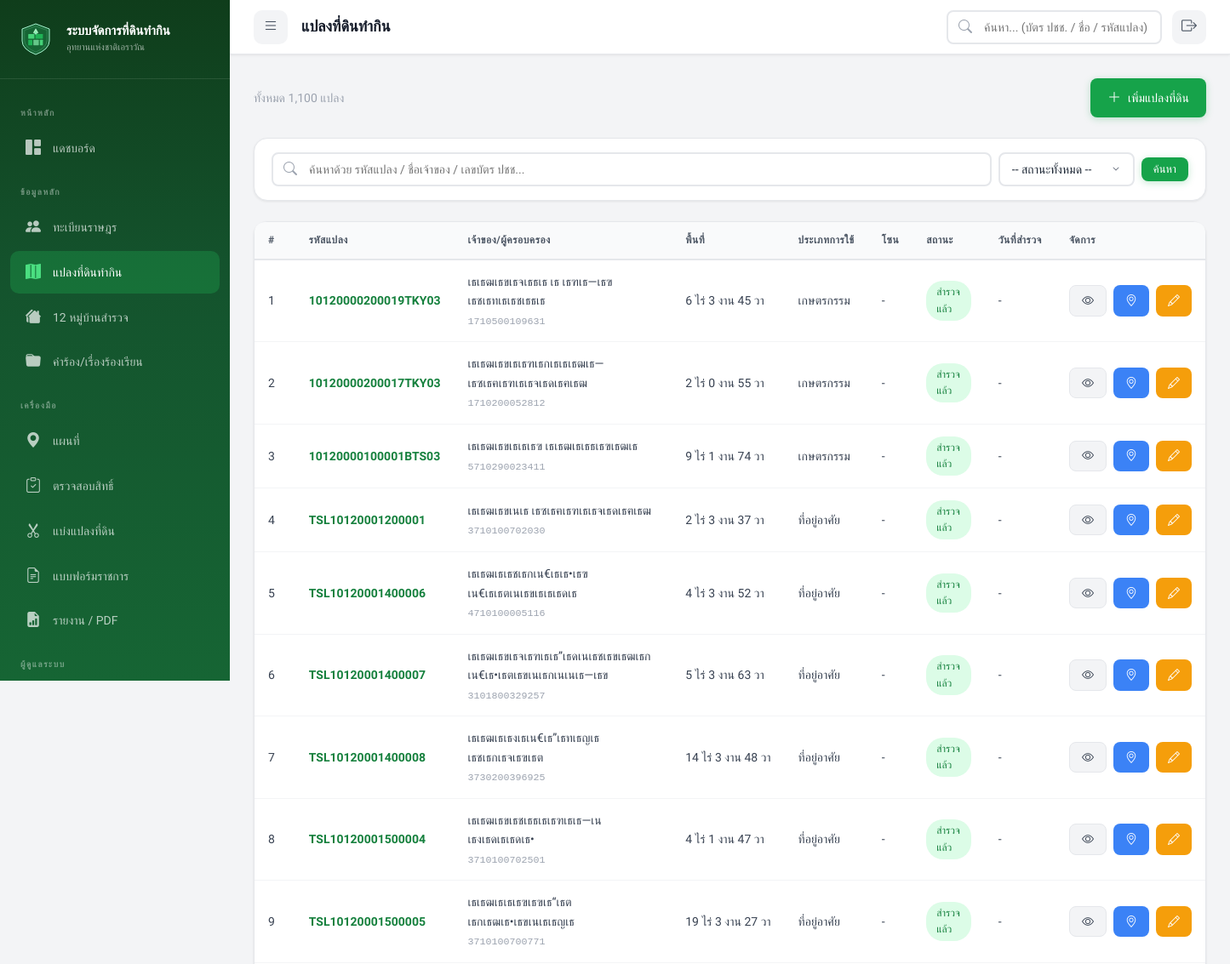
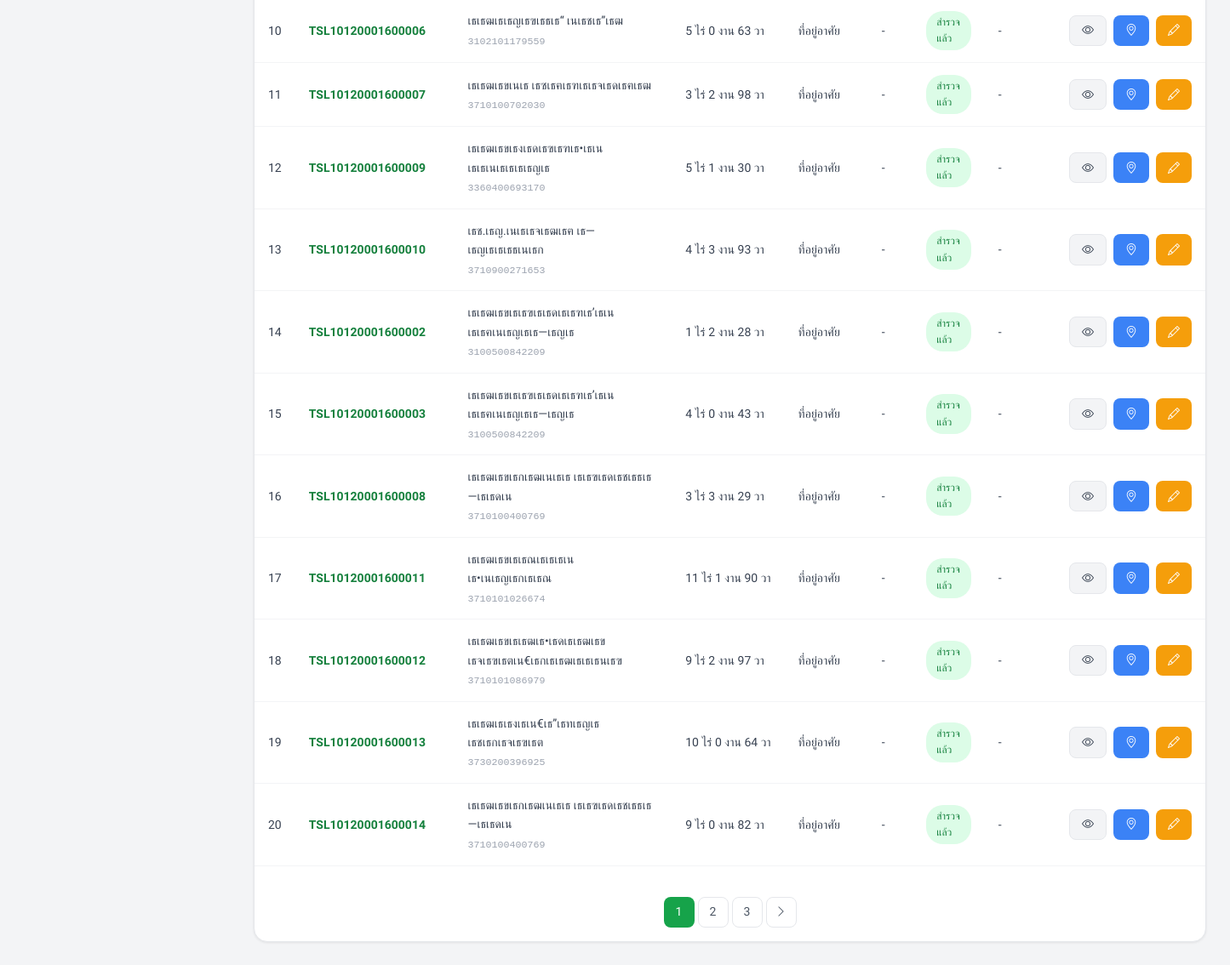
Screenshot of /index.php?page=plots (signed in) with the database file from the repository (2 pictures, top to bottom).
### tables this page shows
CREATE TABLE `land_plots` (
  `plot_id` int(11) NOT NULL AUTO_INCREMENT,
  `parent_plot_id` int(11) DEFAULT NULL,
  `allocation_type` varchar(20) DEFAULT NULL,
  `plot_code` varchar(50) NOT NULL,
  `villager_id` int(11) NOT NULL,
  `park_name` varchar(100) DEFAULT NULL,
  `zone` varchar(50) DEFAULT NULL,
  `area_rai` decimal(10,2) DEFAULT 0.00,
  `area_ngan` decimal(10,2) DEFAULT 0.00,
  `area_sqwa` decimal(10,2) DEFAULT 0.00,
  `land_use_type` enum('agriculture','residential','garden','livestock','mixed','other') DEFAULT 'agriculture',
  `crop_type` varchar(200) DEFAULT NULL,
  `latitude` decimal(10,7) DEFAULT NULL,
  `longitude` decimal(10,7) DEFAULT NULL,
  `polygon_coords` longtext DEFAULT NULL CHECK (json_valid(`polygon_coords`)),
  `occupation_since` year(4) DEFAULT NULL,
  `has_document` tinyint(1) DEFAULT 0,
  `document_type` varchar(50) DEFAULT NULL,
  `status` enum('surveyed','pending_review','temporary_permit','must_relocate','disputed') DEFAULT 'pending_review',
  `survey_date` date DEFAULT NULL,
  `surveyed_by` int(11) DEFAULT NULL,
  `plot_image_path` varchar(500) DEFAULT NULL,
  `notes` text DEFAULT NULL,
  `remark_risk` enum('not_risky','risky','risky_case','not_risky_case') DEFAULT 'not_risky',
  `watershed_class` varchar(20) DEFAULT NULL,
  `created_at` datetime DEFAULT current_timestamp(),
  `updated_at` datetime DEFAULT current_timestamp() ON UPDATE current_timestamp(),
  `code_dnp` varchar(10) DEFAULT NULL COMMENT 'เธฃเธซเธฑเธชเธเนเธฒเธญเธเธธเธฃเธฑเธเธฉเน',
  `apar_code` varchar(20) DEFAULT NULL COMMENT 'เธฃเธซเธฑเธชเนเธเธฅเธเธ—เธตเนเธเธฃเธดเธซเธฒเธฃเนเธฅเนเธง',
  `apar_no` varchar(10) DEFAULT NULL COMMENT 'เธซเธกเธฒเธขเน€เธฅเธเน€เธเธ•เนเธเธฃเธเธเธฒเธฃเธฏ',
  `num_apar` varchar(20) DEFAULT NULL COMMENT 'เธ—เธตเนเธ”เธดเธเน€เธฅเธเธ—เธตเน',
  `spar_code` varchar(20) DEFAULT NULL COMMENT 'เธฃเธซเธฑเธชเธ—เธตเนเธ”เธดเธเธชเธณเธฃเธงเธ',
  `ban_e` varchar(10) DEFAULT NULL COMMENT 'เธเธทเนเธญเธขเนเธญเธซเธกเธนเนเธเนเธฒเธเธ เธฒเธฉเธฒเธญเธฑเธเธเธคเธฉ (3 เธ•เธฑเธงเธญเธฑเธเธฉเธฃ)',
  `perimeter` decimal(10,3) DEFAULT NULL COMMENT 'เธฃเธฐเธขเธฐเธฃเธญเธเนเธเธฅเธ (เน€เธกเธ•เธฃ)',
  `ban_type` tinyint(4) DEFAULT NULL COMMENT 'เธฅเธฑเธเธฉเธ“เธฐเธซเธกเธนเนเธเนเธฒเธ (1=เนเธเน€เธเธ•, 2=เธเธญเธเน€เธเธ•เธ—เธณเธเธดเธเนเธ, 3=เธเธฒเธเน€เธเธตเนเธขเธง)',
  `num_spar` varchar(50) DEFAULT NULL COMMENT 'เน€เธฅเธเธ—เธตเนเนเธเธฅเธเธชเธณเธฃเธงเธ',
  `spar_no` varchar(10) DEFAULT NULL COMMENT 'เธฅเธณเธ”เธฑเธเธชเธณเธฃเธงเธ',
  `par_ban` varchar(50) DEFAULT NULL COMMENT 'เธเธทเนเธญเธเนเธฒเธ (เธ—เธตเนเธ•เธฑเนเธเนเธเธฅเธ)',
  `par_moo` varchar(5) DEFAULT NULL COMMENT 'เธซเธกเน (เนเธเธฅเธ)',
  `par_tam` varchar(50) DEFAULT NULL COMMENT 'เธ•เธณเธเธฅ (เนเธเธฅเธ)',
  `par_amp` varchar(50) DEFAULT NULL COMMENT 'เธญเธณเน€เธ เธญ (เนเธเธฅเธ)',
  `par_prov` varchar(50) DEFAULT NULL COMMENT 'เธเธฑเธเธซเธงเธฑเธ” (เนเธเธฅเธ)',
  `ptype` varchar(100) DEFAULT NULL COMMENT 'เธเธฃเธฐเน€เธ เธ—เธ—เธตเนเธ”เธดเธ',
  `target_fid` int(11) DEFAULT NULL COMMENT 'TARGET_FID เธญเนเธฒเธเธญเธดเธ Shapefile',
  `data_issues` text DEFAULT NULL COMMENT 'เธเธฑเธซเธฒเธเนเธญเธกเธฅเธ—เธตเนเธเธเธเธฒเธเธเธฒเธฃเธ•เธฃเธงเธเธชเธญเธ',
  PRIMARY KEY (`plot_id`),
  UNIQUE KEY `plot_code` (`plot_code`),
  KEY `surveyed_by` (`surveyed_by`),
  KEY `idx_plot_code` (`plot_code`),
  KEY `idx_villager` (`villager_id`),
  KEY `idx_status` (`status`),
  KEY `idx_coords` (`latitude`,`longitude`),
  KEY `idx_park` (`park_name`),
  KEY `idx_zone` (`zone`),
  KEY `idx_parent_plot` (`parent_plot_id`),
  CONSTRAINT `land_plots_ibfk_1` FOREIGN KEY (`villager_id`) REFERENCES `villagers` (`villager_id`) ON DELETE CASCADE,
  CONSTRAINT `land_plots_ibfk_2` FOREIGN KEY (`surveyed_by`) REFERENCES `users` (`user_id`) ON DELETE SET NULL
);

CREATE TABLE `villagers` (
  `villager_id` int(11) NOT NULL AUTO_INCREMENT,
  `id_card_number` varchar(13) NOT NULL,
  `prefix` varchar(20) DEFAULT NULL,
  `first_name` varchar(100) NOT NULL,
  `last_name` varchar(100) NOT NULL,
  `birth_date` date DEFAULT NULL,
  `phone` varchar(15) DEFAULT NULL,
  `address` text DEFAULT NULL,
  `village_no` varchar(10) DEFAULT NULL,
  `village_name` varchar(100) DEFAULT NULL,
  `sub_district` varchar(100) DEFAULT NULL,
  `district` varchar(100) DEFAULT NULL,
  `province` varchar(100) DEFAULT NULL,
  `photo_path` varchar(500) DEFAULT NULL,
  `notes` text DEFAULT NULL,
  `qualification_status` enum('pending','passed','failed') DEFAULT 'pending',
  `qual_thai_nationality` tinyint(1) DEFAULT 1,
  `qual_continuous_residence` tinyint(1) DEFAULT 1,
  `qual_no_other_land` tinyint(1) DEFAULT 1,
  `qual_no_court_order` tinyint(1) DEFAULT 1,
  `qual_no_forest_crime` tinyint(1) DEFAULT 1,
  `qual_no_revoked_rights` tinyint(1) DEFAULT 1,
  `qualification_date` date DEFAULT NULL,
  `qualification_notes` text DEFAULT NULL,
  `created_by` int(11) DEFAULT NULL,
  `created_at` datetime DEFAULT current_timestamp(),
  `updated_at` datetime DEFAULT current_timestamp() ON UPDATE current_timestamp(),
  `verification_status` enum('pending','verified') DEFAULT 'pending',
  `verified_at` datetime DEFAULT NULL,
  `verified_by` int(11) DEFAULT NULL,
  PRIMARY KEY (`villager_id`),
  UNIQUE KEY `id_card_number` (`id_card_number`),
  KEY `created_by` (`created_by`),
  KEY `idx_id_card` (`id_card_number`),
  KEY `idx_name` (`first_name`,`last_name`),
  KEY `idx_village` (`village_name`),
  CONSTRAINT `villagers_ibfk_1` FOREIGN KEY (`created_by`) REFERENCES `users` (`user_id`) ON DELETE SET NULL
);

### views/plots/list.php (the view, shortened to what this page needs)
<?php
$db = getDB();
$search = trim($_GET['search'] ?? '');
$statusFilter = $_GET['status'] ?? '';
$page_num = max(1, (int) ($_GET['p'] ?? 1));
$offset = ($page_num - 1) * ITEMS_PER_PAGE;
$where = [];
$params = [];
$whereClause = !empty($where) ? 'WHERE ' . implode(' AND ', $where) : '';
$countStmt = $db->prepare("SELECT COUNT(*) FROM land_plots lp JOIN villagers v ON lp.villager_id = v.villager_id $whereClause");
$countStmt->execute($params);
$totalItems = $countStmt->fetchColumn();
$totalPages = max(1, ceil($totalItems / ITEMS_PER_PAGE));
$sql = "SELECT lp.*, v.first_name, v.last_name, v.prefix, v.id_card_number,
               u.full_name as surveyor_name
        FROM land_plots lp
        JOIN villagers v ON lp.villager_id = v.villager_id
        LEFT JOIN users u ON lp.surveyed_by = u.user_id
        $whereClause
        ORDER BY lp.created_at DESC
        LIMIT " . ITEMS_PER_PAGE . " OFFSET $offset";
$stmt = $db->prepare($sql);
$stmt->execute($params);
$plots = $stmt->fetchAll();
?>
<div class="d-flex justify-between align-center mb-3">
    <p class="text-muted">ทั้งหมด
        <?= number_format($totalItems) ?> แปลง
    </p>
    <div class="d-flex gap-1">
        <?php if ($_SESSION['role'] !== ROLE_VIEWER): ?>
            <a href="index.php?page=plots&action=create" class="btn btn-primary">
                <i class="bi bi-plus-lg"></i> เพิ่มแปลงที่ดิน
            </a>
        <?php endif; ?>
    </div>
</div>
<div class="card mb-3">
    <div class="card-body" style="padding: 16px 20px;">
        <form method="GET" class="d-flex gap-1 align-center" style="flex-wrap:wrap;">
            <div class="search-bar" style="flex:1; min-width:250px; max-width:100%;">
                <i class="bi bi-search"></i>
                <input type="text" name="search" value="<?= htmlspecialchars($search) ?>" data-live-search="true"
                    placeholder="ค้นหาด้วย รหัสแปลง / ชื่อเจ้าของ / เลขบัตร ปชช...">
            </div>
            <select name="status" class="form-control" style="width:auto; min-width:160px;">
                <option value="">-- สถานะทั้งหมด --</option>
            </select>
            <button type="submit" class="btn btn-primary btn-sm">ค้นหา</button>
        </form>
    </div>
</div>
<div class="card">
    <div class="card-body" style="padding:0;">
        <?php if (empty($plots)): ?>
            <div class="empty-state">
                <i class="bi bi-map"></i>
                <h4>ไม่พบข้อมูลแปลงที่ดิน</h4>
                <p>
                    <?= $search ? 'ลองค้นหาด้วยคำอื่น' : 'เริ่มต้นโดยเพิ่มข้อมูลแปลงที่ดินแปลงแรก' ?>
                </p>
            </div>
        <?php else: ?>
            <div class="table-container">
                <table>
                    <thead>
                        <tr>
                            <th>#</th>
                            <th>รหัสแปลง</th>
                            <th>เจ้าของ/ผู้ครอบครอง</th>
                            <th>พื้นที่</th>
                            <th>ประเภทการใช้</th>
                            <th>โซน</th>
                            <th>สถานะ</th>
                            <th>วันที่สำรวจ</th>
                            <th>จัดการ</th>
                        </tr>
                    </thead>
                    <tbody>
                        <?php foreach ($plots as $i => $p): ?>
                            <tr>
                                <td>
                                    <?= $offset + $i + 1 ?>
                                </td>
                                <td><strong style="color:var(--primary-700);">
                                        <?= htmlspecialchars($p['plot_code']) ?>
                                    </strong></td>
                                <td>
                                    <?= htmlspecialchars(($p['prefix'] ?? '') . $p['first_name'] . ' ' . $p['last_name']) ?>
                                    <br><small class="text-muted" style="font-family:monospace;">
                                        <?= $p['id_card_number'] ?>
                                    </small>
                                </td>
                                <td style="white-space:nowrap;">
                                    <?= number_format($p['area_rai']) ?> ไร่
                                    <?= number_format($p['area_ngan']) ?> งาน
                                    <?= number_format($p['area_sqwa']) ?> วา
                                </td>
                                <td>
                                    <?= LAND_USE_LABELS[$p['land_use_type']] ?? $p['land_use_type'] ?>
                                </td>
                                <td>
                                    <?= htmlspecialchars($p['zone'] ?? '-') ?>
                                </td>
                                <td>
                                    <?php
                                    $statusBadge = match ($p['status']) {
                                        'surveyed' => 'badge-success',
                                        'pending_review' => 'badge-warning',
                                        'temporary_permit' => 'badge-info',
                                        'must_relocate' => 'badge-danger',
                                        'disputed' => 'badge-orange',
                                        default => 'badge-gray',
                                    };
                                    ?>
                                    <span class="badge <?= $statusBadge ?>">
                                        <?= PLOT_STATUS_LABELS[$p['status']] ?? $p['status'] ?>
                                    </span>
                                </td>
                                <td style="white-space:nowrap;">
                                    <?= $p['survey_date'] ? date('d/m/Y', strtotime($p['survey_date'])) : '-' ?>
                                </td>
                                <td>
                                    <div class="d-flex gap-1">
                                        <a href="index.php?page=plots&action=view&id=<?= $p['plot_id'] ?>"
                                            class="btn btn-secondary btn-sm" title="ดู">
                                            <i class="bi bi-eye"></i>
                                        </a>
                                        <?php if ($p['latitude'] && $p['longitude']): ?>
                                            <a href="index.php?page=map&lat=<?= $p['latitude'] ?>&lng=<?= $p['longitude'] ?>&plot=<?= $p['plot_id'] ?>"
                                                class="btn btn-info btn-sm" title="ดูแผนที่">
                                                <i class="bi bi-geo-alt"></i>
                                            </a>
                                        <?php endif; ?>
                                        <?php if ($_SESSION['role'] !== ROLE_VIEWER): ?>
                                            <a href="index.php?page=plots&action=edit&id=<?= $p['plot_id'] ?>"
                                                class="btn btn-warning btn-sm" title="แก้ไข">
                                                <i class="bi bi-pencil"></i>
                                            </a>
                                        <?php endif; ?>
                                    </div>
                                </td>
                            </tr>
                        <?php endforeach; ?>
                    </tbody>
                </table>
            </div>
            <?php if ($totalPages > 1): ?>
                <div class="card-footer">
                    <div class="pagination">
                        <?php for ($pg = max(1, $page_num - 2); $pg <= min($totalPages, $page_num + 2); $pg++): ?>
                            <?php if ($pg == $page_num): ?>
                                <span class="active">
                                    <?= $pg ?>
                                </span>
                            <?php else: ?>
                                <a
                                    href="index.php?page=plots&p=<?= $pg ?>&search=<?= urlencode($search) ?>&status=<?= urlencode($statusFilter) ?>">
                                    <?= $pg ?>
                                </a>
                            <?php endif; ?>
                        <?php endfor; ?>
                        <?php if ($page_num < $totalPages): ?>
                            <a
                                href="index.php?page=plots&p=<?= $page_num + 1 ?>&search=<?= urlencode($search) ?>&status=<?= urlencode($statusFilter) ?>">
                                <i class="bi bi-chevron-right"></i>
                            </a>
                        <?php endif; ?>
                    </div>
                </div>
            <?php endif; ?>
        <?php endif; ?>
    </div>
</div>

### rows the page displays
land_plots: i "1", plot_code "10120000200019TKY03", villager.last_name "เธเธฒเธขเธจเธธเธ เธ เธฑเธ—เธฃ เธชเธทเธเธชเธธเธ", villager.id_card_number "1710500109631", area_rai "6", area_ngan "3", area_sqwa "45", land_use_type "เกษตรกรรม", zone "-", status "สำรวจแล้ว"
land_plots: i "2", plot_code "10120000200017TKY03", villager.last_name "เธเธฒเธขเธเธฑเธกเธเธเธฒเธ— เธซเธฅเธฑเธเธจเธดเธฅเธฒ", villager.id_card_number "1710200052812", area_rai "2", area_ngan "0", area_sqwa "55", land_use_type "เกษตรกรรม", zone "-", status "สำรวจแล้ว"
land_plots: i "3", plot_code "10120000100001BTS03", villager.last_name "เธเธฒเธขเธเธเธฃ เธเธฒเธเธธเธฃเธฒเธ", villager.id_card_number "5710290023411", area_rai "9", area_ngan "1", area_sqwa "74", land_use_type "เกษตรกรรม", zone "-", status "สำรวจแล้ว"
land_plots: i "4", plot_code "TSL10120001200001", villager.last_name "เธเธฒเธขเนเธ เธซเธฅเธฑเธเธจเธดเธฅเธฒ", villager.id_card_number "3710100702030", area_rai "2", area_ngan "3", area_sqwa "37", land_use_type "ที่อยู่อาศัย", zone "-", status "สำรวจแล้ว"
land_plots: i "5", plot_code "TSL10120001400006", villager.last_name "เธเธฒเธเธชเธกเน€เธเธ•เธฃ เน€เธเธตเนเธขเธเธเธดเธ", villager.id_card_number "4710100005116", area_rai "4", area_ngan "3", area_sqwa "52", land_use_type "ที่อยู่อาศัย", zone "-", status "สำรวจแล้ว"
land_plots: i "6", plot_code "TSL10120001400007", villager.last_name "เธเธฒเธขเธจเธฑเธเธ”เธดเนเธชเธขเธฒเธก เน€เธ•เธตเธขเนเธกเนเนเธ—เธข", villager.id_card_number "3101800329257", area_rai "5", area_ngan "3", area_sqwa "63", land_use_type "ที่อยู่อาศัย", zone "-", status "สำรวจแล้ว"
land_plots: i "7", plot_code "TSL10120001400008", villager.last_name "เธเธฒเธเธงเธเน€เธ”เธทเธญเธ เธชเธกเธจเธฃเธต", villager.id_card_number "3730200396925", area_rai "14", area_ngan "3", area_sqwa "48", land_use_type "ที่อยู่อาศัย", zone "-", status "สำรวจแล้ว"
land_plots: i "8", plot_code "TSL10120001500004", villager.last_name "เธเธฒเธขเธชเธธเธเธฑเธเธ—เน เธงเธดเธเธดเธ•", villager.id_card_number "3710100702501", area_rai "4", area_ngan "1", area_sqwa "47", land_use_type "ที่อยู่อาศัย", zone "-", status "สำรวจแล้ว"
land_plots: i "9", plot_code "TSL10120001500005", villager.last_name "เธเธฒเธเธเธฃเธฃเธ“เธต เธกเธฒเธ•เธขเนเธเธญเธ", villager.id_card_number "3710100700771", area_rai "19", area_ngan "3", area_sqwa "27", land_use_type "ที่อยู่อาศัย", zone "-", status "สำรวจแล้ว"
land_plots: i "10", plot_code "TSL10120001600006", villager.last_name "เธเธฒเธเธญเธฃเธธเธ“ เนเธชเธ”เธฒ", villager.id_card_number "3102101179559", area_rai "5", area_ngan "0", area_sqwa "63", land_use_type "ที่อยู่อาศัย", zone "-", status "สำรวจแล้ว"
land_plots: i "11", plot_code "TSL10120001600007", villager.last_name "เธเธฒเธขเนเธ เธซเธฅเธฑเธเธจเธดเธฅเธฒ", villager.id_card_number "3710100702030", area_rai "3", area_ngan "2", area_sqwa "98", land_use_type "ที่อยู่อาศัย", zone "-", status "สำรวจแล้ว"
land_plots: i "12", plot_code "TSL10120001600009", villager.last_name "เธเธฒเธขเธงเธดเธฃเธฑเธ•เธเน เธเธเนเธเธเธเธญเธ", villager.id_card_number "3360400693170", area_rai "5", area_ngan "1", area_sqwa "30", land_use_type "ที่อยู่อาศัย", zone "-", status "สำรวจแล้ว"
land_plots: i "13", plot_code "TSL10120001600010", villager.last_name "เธช.เธญ.เนเธเธจเธฒเธฅ เธ—เธญเธเธเธธเนเธก", villager.id_card_number "3710900271653", area_rai "4", area_ngan "3", area_sqwa "93", land_use_type "ที่อยู่อาศัย", zone "-", status "สำรวจแล้ว"
land_plots: i "14", plot_code "TSL10120001600002", villager.last_name "เธเธฒเธขเธเธฃเธเธดเธเธฑเธ’เธเน เธเธฅเนเธญเธเธ—เธญเธ", villager.id_card_number "3100500842209", area_rai "1", area_ngan "2", area_sqwa "28", land_use_type "ที่อยู่อาศัย", zone "-", status "สำรวจแล้ว"
land_plots: i "15", plot_code "TSL10120001600003", villager.last_name "เธเธฒเธขเธเธฃเธเธดเธเธฑเธ’เธเน เธเธฅเนเธญเธเธ—เธญเธ", villager.id_card_number "3100500842209", area_rai "4", area_ngan "0", area_sqwa "43", land_use_type "ที่อยู่อาศัย", zone "-", status "สำรวจแล้ว"
land_plots: i "16", plot_code "TSL10120001600008", villager.last_name "เธเธฒเธขเธกเธฒเนเธเธ เธเธฃเธดเธชเธธเธ—เธเธดเน", villager.id_card_number "3710100400769", area_rai "3", area_ngan "3", area_sqwa "29", land_use_type "ที่อยู่อาศัย", zone "-", status "สำรวจแล้ว"
land_plots: i "17", plot_code "TSL10120001600011", villager.last_name "เธเธฒเธขเธเธณเธเธเธเน เธ•เนเธญเธกเธเธณ", villager.id_card_number "3710101026674", area_rai "11", area_ngan "1", area_sqwa "90", land_use_type "ที่อยู่อาศัย", zone "-", status "สำรวจแล้ว"
land_plots: i "18", plot_code "TSL10120001600012", villager.last_name "เธเธฒเธขเธเธฒเธ•เธดเธเธฒเธข เธจเธฃเธตเน€เธกเธเธฒเธเธเธนเธฃ", villager.id_card_number "3710101086979", area_rai "9", area_ngan "2", area_sqwa "97", land_use_type "ที่อยู่อาศัย", zone "-", status "สำรวจแล้ว"
land_plots: i "19", plot_code "TSL10120001600013", villager.last_name "เธเธฒเธเธงเธเน€เธ”เธทเธญเธ เธชเธกเธจเธฃเธต", villager.id_card_number "3730200396925", area_rai "10", area_ngan "0", area_sqwa "64", land_use_type "ที่อยู่อาศัย", zone "-", status "สำรวจแล้ว"
land_plots: i "20", plot_code "TSL10120001600014", villager.last_name "เธเธฒเธขเธกเธฒเนเธเธ เธเธฃเธดเธชเธธเธ—เธเธดเน", villager.id_card_number "3710100400769", area_rai "9", area_ngan "0", area_sqwa "82", land_use_type "ที่อยู่อาศัย", zone "-", status "สำรวจแล้ว"

### other values shown
APP_NAME "ระบบจัดการที่ดินทำกิน"
APP_SUBTITLE "อุทยานแห่งชาติเอราวัณ"
$pageTitle "แปลงที่ดินทำกิน"
$totalItems "1,100"
